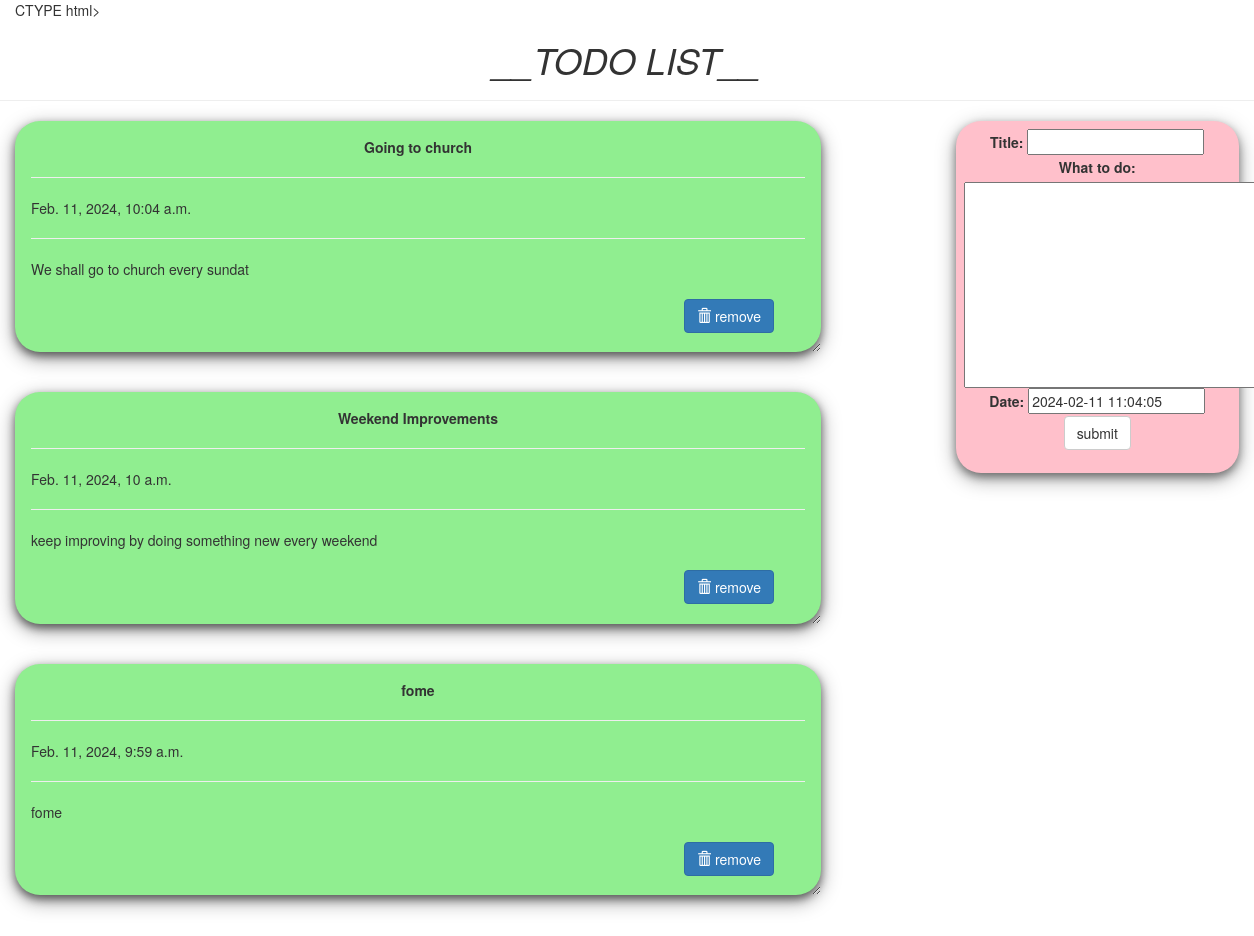
The page / on the database its author committed.
### todo/models.py (models this page shows)
class Todo(models.Model):
    title = models.CharField('Title', max_length=50)
    details = models.TextField('What to do')
    date = models.DateTimeField(default=timezone.now)
    def __str__(self):
        return self.title

### todo/views.py (the view)
# urls.py: path('', views.index, name='todo'),
def index(request):
    if request.method == 'POST':
        form = TodoForm(request.POST)
        if form.is_valid():
            form.save()
            messages.info(request, "item created !!!")
            return redirect('todo')
    item_list = Todo.objects.order_by('-date')
    form = TodoForm()
    print(item_list)
    page = {
            'forms': form,
            'list': item_list,
            'title': 'TODo list',
            }
    return render(request, 'todo/index.html', page)

### todo/forms.py
class TodoForm(forms.ModelForm):
        class Meta:
            model = Todo
            fields = "__all__"

### todo/templates/todo/index.html (shortened to what this page needs)
<html lang="en" dir="ltr">
<head>
<link rel="stylesheet" href="https://maxcdn.bootstrapcdn.com/bootstrap/3.3.7/css/bootstrap.min.css">
</head>
<body class="container-fluid">
<center class="row">
<h1><i>__TODO LIST__</i></h1>
<hr />
</center>
<div class="row">
<div class="col-md-8">
{% for i in list %}
<div class="card">
<center><b>{{i.title}}</b></center>
<hr/>
{{i.date}}
<hr/>
{{i.details}}
<br />
<br />
<form action="/del/{{i.id}}" method="POST" style=" padding-right: 4%; padding-bottom: 3%;">
<button value="remove" type="submit" class="btn btn-primary" style="float: right;"><span class="glyphicon glyphicon-trash"></span>  remove</button>
</form>
</div>
{% endfor%}
</div>
<div class="col-md-1"> </div>
<div class="col-md-3" >
<div class="submit_form">
<form method="POST">
{{forms}}
<center>
<input type="submit" class="btn btn-default" value="submit" />
</center>
</form>
</div>
</div>
</div>
</body>
</html>

### todo/templates/todo/index.html (style rules this page uses)
.card { box-shadow: 0 4px 8px 0 rgba(0,0,0,0.5), 0 6px 20px 0 rgba(0,0,0,0.39); background: lightgreen; margin-bottom : 5%; border-radius: 25px; padding : 2%; overflow: auto; resize: both; text-overflow: ellipsis; }
.submit_form { text-align: center; padding: 3%; background: pink; border-radius: 25px; box-shadow: 0 4px 8px 0 rgba(0,0,0,0.4), 0 6px 20px 0 rgba(0,0,0,0.36); }

### rows shown on the page
Todo: title "Going to church", date "Feb. 11, 2024, 10:04 a.m.", details "We shall go to church every sundat"
Todo: title "Weekend Improvements", date "Feb. 11, 2024, 10 a.m.", details "keep improving by doing something new every weekend"
Todo: title "fome", date "Feb. 11, 2024, 9:59 a.m.", details "fome"
